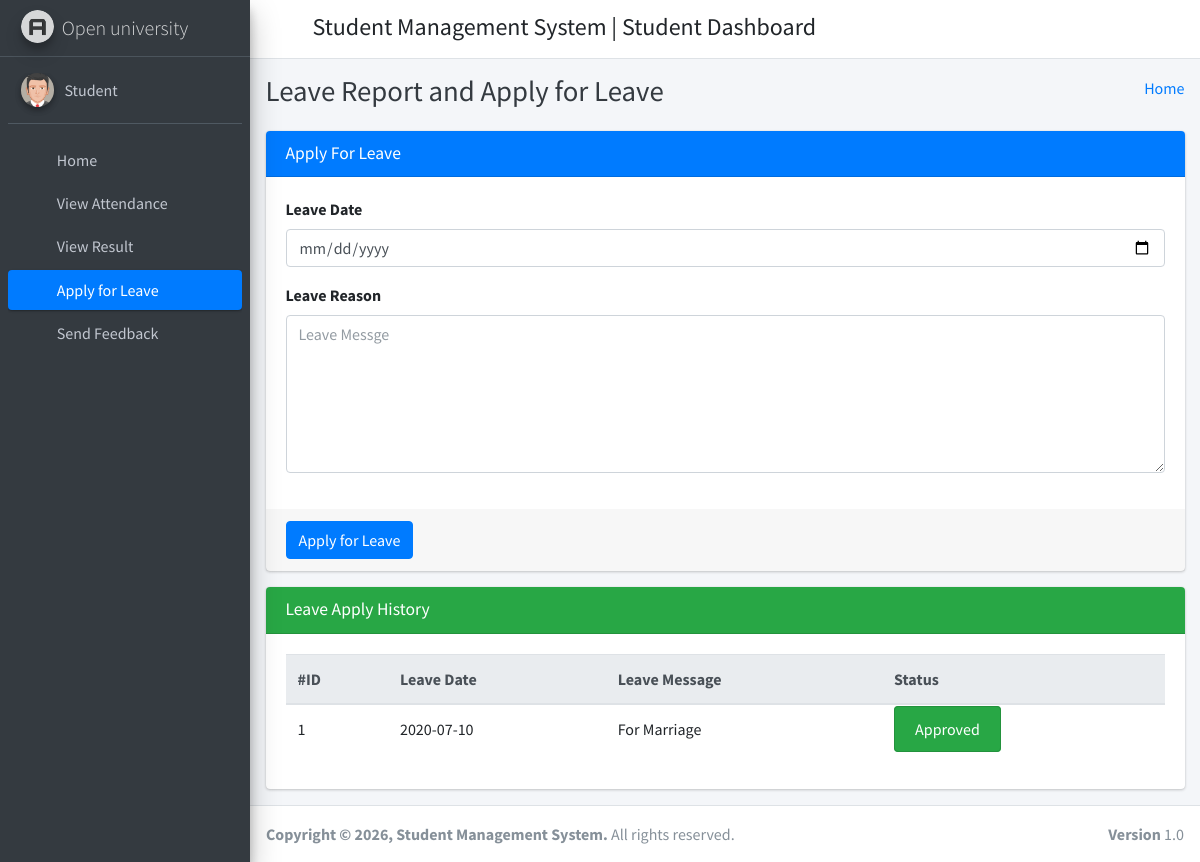
Screenshot of /student_apply_leave/ (signed in) with the database file from the repository.
### student_management_app/models.py (models this page shows)
class CustomUser(AbstractUser):
    user_type_data = ((1, "HOD"), (2, "Staff"), (3, "Student"))
    user_type = models.CharField(default=1, choices=user_type_data, max_length=10)

class LeaveReportStudent(models.Model):
    id = models.AutoField(primary_key=True)
    student_id = models.ForeignKey(Students, on_delete=models.CASCADE)
    leave_date = models.CharField(max_length=255)
    leave_message = models.TextField()
    leave_status = models.IntegerField(default=0)
    created_at = models.DateTimeField(auto_now_add=True)
    updated_at = models.DateTimeField(auto_now=True)
    objects = models.Manager()

### student_management_app/StudentViews.py (the view)
# urls.py: path('student_apply_leave/', StudentViews.student_apply_leave, name="student_apply_leave"),
def student_apply_leave(request):
    student_obj = Students.objects.get(admin=request.user.id)
    leave_data = LeaveReportStudent.objects.filter(student_id=student_obj)
    context = {
        "leave_data": leave_data
    }
    return render(request, 'student_template/student_apply_leave.html', context)

### student_management_app/templates/student_template/student_apply_leave.html (shortened to what this page needs)
{% extends 'student_template/base_template.html' %}
{% block page_title %}
    Leave Report and Apply for Leave
{% endblock page_title %}
{% block main_content %}
{% load static %}
<section class="content">
        <div class="container-fluid">
            <div class="row">
                <div class="col-md-12">
                    <div class="card card-primary">
                    <div class="card-header">
                        <h3 class="card-title">Apply For Leave</h3>
                    </div>
                    <form method="POST" action="{% url 'student_apply_leave_save' %}">
                        <div class="card-body">
                            <div class="form-group">
                                <label>Leave Date </label>
                                <input type="date" name="leave_date" class="form-control" />
                            </div>
                            <div class="form-group">
                                <label>Leave Reason </label>
                                <textarea name="leave_message" class="form-control" rows="6" placeholder="Leave Messge"></textarea>
                            </div>
                        </div>
                        <div class="card-footer">
                        <button type="submit" class="btn btn-primary">Apply for Leave</button>
                        </div>
                    </form>
                    </div>
                </div>
            </div>
            <div class="row">
                <div class="col-md-12">
                    <div class="card card-success">
                        <div class="card-header">
                            <h3 class="card-title">Leave Apply History</h3>
                        </div>
                        <div class="card-body">
                           <div class="table-responsive">
                                <table class="table">
                                    <thead class="thead-light">
                                    <tr>
                                        <th>#ID</th>
                                        <th>Leave Date</th>
                                        <th>Leave Message</th>
                                        <th>Status</th>
                                    </tr>
                                    </thead>
                                    {% for leave in leave_data %}
                                    <tr>
                                        <td>{{ leave.id }}</td>
                                        <td>{{ leave.leave_date }}</td>
                                        <td>{{ leave.leave_message }}</td>
                                        <td>
                                            {% if leave.leave_status == 1 %}
                                                <span class="alert alert-success">Approved</span>
                                            {% elif leave.leave_status == 2 %}
                                                <span class="alert alert-danger">Rejected</span>
                                            {% else %}
                                                <span class="alert alert-warning">Pending</span>
                                            {% endif %}
                                        </td>
                                    </tr>
                                    {% endfor %}
                                </table>
                            </div>
                        </div>
                    </div>
                </div>
            </div>
        </div>
      </section>
  {% endblock main_content %}

### student_management_app/templates/student_template/sidebar_template.html (shortened to what this page needs)
{% load static %}
<aside class="main-sidebar sidebar-dark-primary elevation-4">
      <a href="{% url 'student_home' %}" class="brand-link">
        <img src="{% static 'dist/img/AdminLTELogo.png' %}" alt="AdminLTE Logo" class="brand-image img-circle elevation-3"
            style="opacity: .8">
        <span class="brand-text font-weight-light">Open university</span>
      </a>
      <div class="sidebar">
        <div class="user-panel mt-3 pb-3 mb-3 d-flex">
          <div class="image">
            <img src="{% static 'dist/img/user2-160x160.jpg' %}" class="img-circle elevation-2" alt="User Image">
          </div>
          <div class="info">
            <a href="{% url 'student_profile' %}" class="d-block">{{ user.first_name }} {{ user.last_name }}</a>
          </div>
        </div>
        <nav class="mt-2">
          <ul class="nav nav-pills nav-sidebar flex-column" data-widget="treeview" role="menu" data-accordion="false">
            <li class="nav-item">
              {% url 'student_home' as student_home %}
              <a href="{{ student_home }}" class="nav-link {% if request.path == student_home %} active {% endif %}">
                <i class="nav-icon fas fa-tachometer-alt"></i>
                <p>
                  Home
                </p>
              </a>
            </li>
            <li class="nav-item">
              {% url 'student_view_attendance' as student_view_attendance %}
              <a href="{{ student_view_attendance }}" class="nav-link {% if request.path == student_view_attendance %} active {% endif %}">
                <i class="nav-icon fas fa-calendar-alt"></i>
                <p>
                  View Attendance
                </p>
              </a>
            </li>
            <li class="nav-item">
              {% url 'student_view_result' as student_view_result %}
              <a href="{{ student_view_result }}" class="nav-link {% if request.path == student_view_result %} active {% endif %}">
                <i class="nav-icon fas fa-tasks"></i>
                <p>
                  View Result
                </p>
              </a>
            </li>
            <li class="nav-item">
              {% url 'student_apply_leave' as student_apply_leave %}
              <a href="{{ student_apply_leave }}" class="nav-link {% if request.path == student_apply_leave %} active {% endif %}">
                <i class="nav-icon fas fa-envelope-open-text"></i>
                <p>
                  Apply for Leave
                </p>
              </a>
            </li>
            <li class="nav-item">
              {% url 'student_feedback' as student_feedback %}
              <a href="{{ student_feedback }}" class="nav-link {% if request.path == student_feedback %} active {% endif %}">
                <i class="nav-icon fas fa-comments"></i>
                <p>
                  Send Feedback
                </p>
              </a>
            </li>
          </ul>
        </nav>
      </div>
    </aside>

### rows the page displays
CustomUser: first_name "Student"
LeaveReportStudent: id "1", leave_date "2020-07-10", leave_message "For Marriage", leave_status "Approved"
